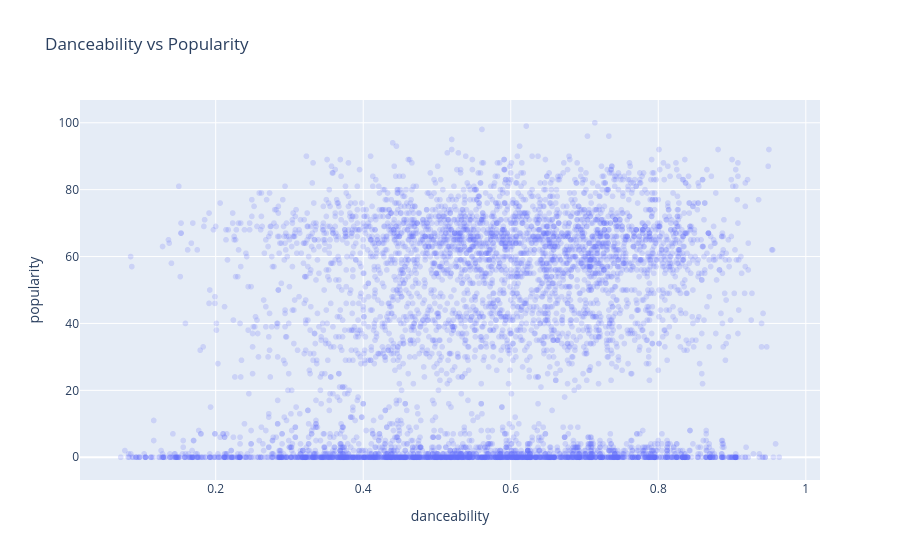

The cell this chart's notebook holds for it:
### Markdown cell above
### 2.2 Bivariate Analysis

### Code cell
fig = px.scatter(
    cleaned,
    x='danceability',
    y='popularity',
    title='Danceability vs Popularity',
    opacity=0.2
)

fig.show()

### Figure 1 — Plotly figure (JSON) as saved in the notebook; plotly's stock layout.template omitted (floating-point values rounded to 4 significant figures; data arrays with more than 128 entries replaced by an {"elided": "..."} marker saying what was removed)
{"data": [{"hovertemplate": "danceability=%{x}<br>popularity=%{y}<extra></extra>", "legendgroup": "", "marker": {"color": "#636efa", "opacity": 0.2, "symbol": "circle"}, "mode": "markers", "name": "", "showlegend": false, "type": "scattergl", "x": {"elided": "6000 float values"}, "xaxis": "x", "y": {"elided": "6000 int values"}, "yaxis": "y"}], "layout": {"legend": {"tracegroupgap": 0}, "title": {"text": "Danceability vs Popularity"}, "xaxis": {"anchor": "y", "domain": [0, 1], "title": {"text": "danceability"}}, "yaxis": {"anchor": "x", "domain": [0, 1], "title": {"text": "popularity"}}}}
